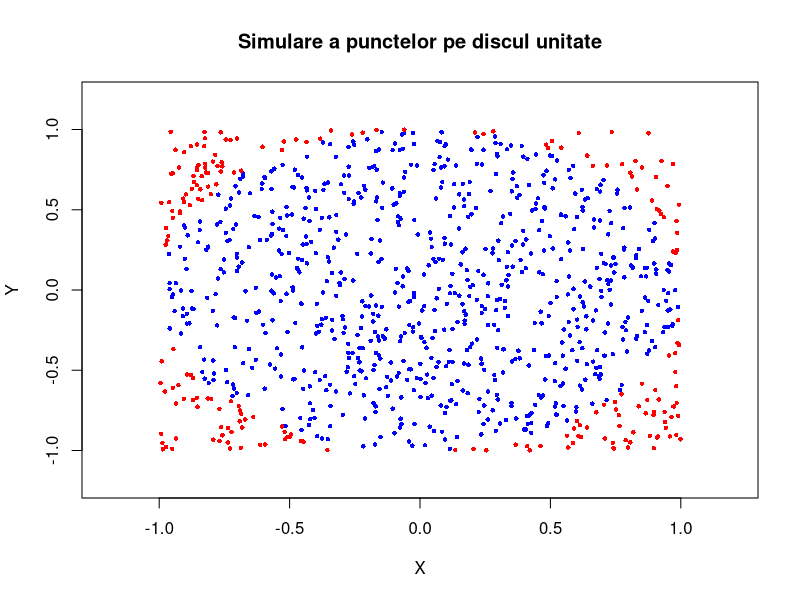

This figure's R source:
# Numarul de puncte pe care il vom genera
N <- 1000

# Initializarea listelor pentru punctele din interiorul si exteriorul cercurlui
inside_points <- data.frame(x = numeric(), y = numeric())
outside_points <- data.frame(x = numeric(), y = numeric())

# Metoda acceptarii si respingerii
set.seed(123) 

for (i in 1:N) # Se vor genera N puncte 
{
  # Generam un punct (x, y) în patratul [-1, 1] x [-1, 1]
  # Cu functia runif generam numere aleatoare uniforme : in acest caz, un singur numar intre -1 si 1
  x <- runif(1, -1, 1)
  y <- runif(1, -1, 1)
  
  # Verificam daca punctul se afla în discul unitate
  if (x^2 + y^2 <= 1) 
  {
    inside_points <- rbind(inside_points, data.frame(x = x, y = y))
  } 
  else 
  {
    outside_points <- rbind(outside_points, data.frame(x = x, y = y))
  }
}

# Reprezentam grafic punctele folosind un plot
plot(
  inside_points$x, inside_points$y, 
  col = "blue", pch = 16, cex = 0.6, 
  xlim = c(-1.2, 1.2), ylim = c(-1.2, 1.2),
  xlab = "X", ylab = "Y", 
  main = "Simulare a punctelor pe discul unitate"
)
points(outside_points$x, outside_points$y, col = "red", pch = 16, cex = 0.6)
